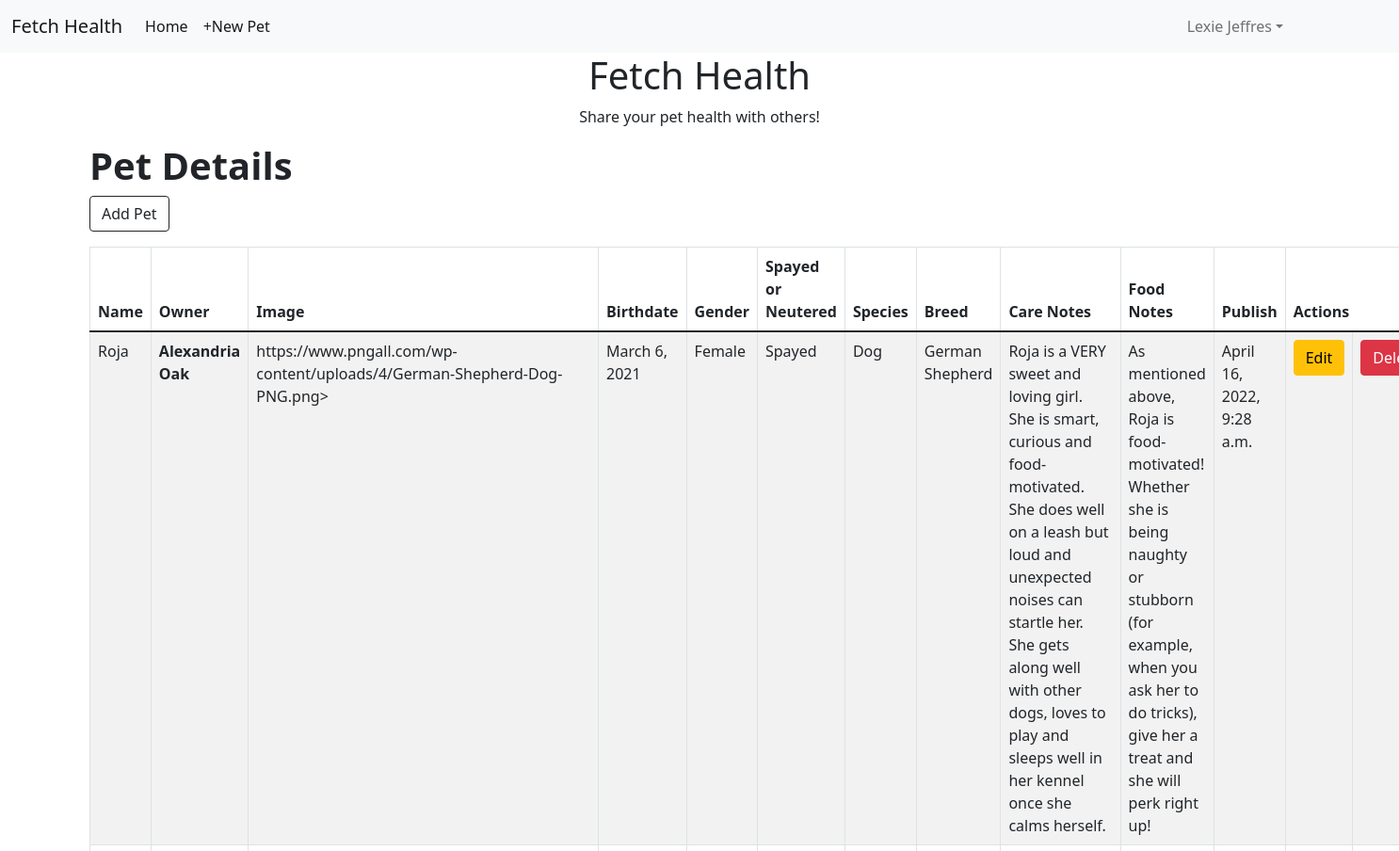
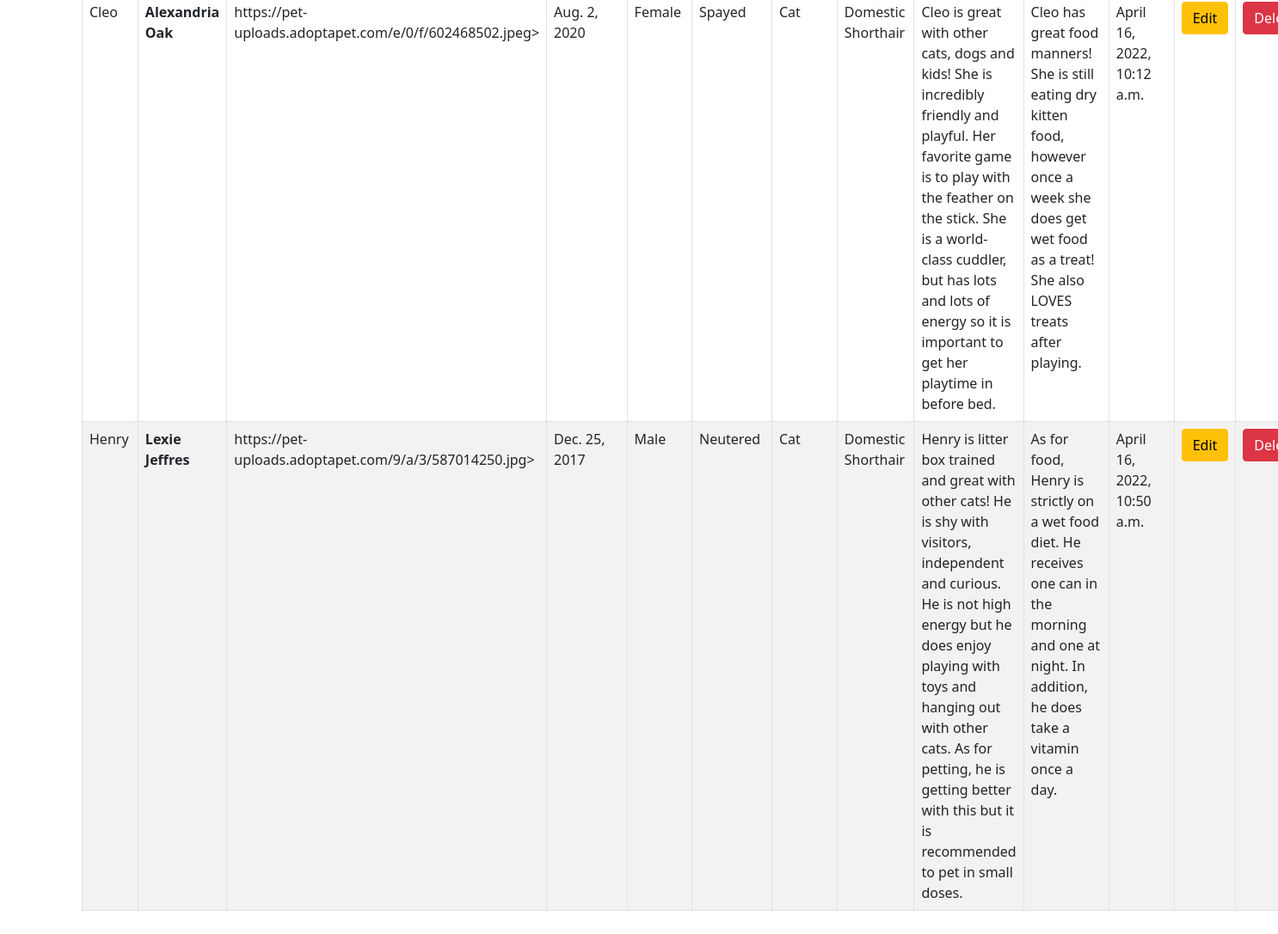
Page /pet_detail (signed in) on the committed database (2 pictures, top to bottom).
### pet/models.py (models this page shows, shortened)
class Pet(models.Model):
    name = models.CharField(max_length=250)
    owner = models.ForeignKey(User, on_delete=models.CASCADE, related_name='pet_posts')
    pet_image = models.URLField()
    birthdate = models.DateField('Birthdate')
    gender = models.CharField(max_length=100, default='')
    spayed_or_neutered = models.CharField(max_length=100, default='')
    species = models.CharField(max_length=100, default='')
    breed = models.CharField(max_length=100, default='')
    care_notes = models.TextField(default='')
    food_notes = models.TextField(default='')
    publish = models.DateTimeField(default=timezone.now)
    created = models.DateTimeField(auto_now_add=True)
    updated = models.DateTimeField(auto_now=True)

### pet/views.py (the view)
# urls.py: path('pet_detail', views.pet_detail, name='pet_detail'),
@login_required
def pet_detail(request):
    posts = Pet.objects.all()
    return render(request, 'pet/pet_detail.html',
                  {'posts': posts})

### templates/Pet/pet_detail.html
{% extends 'pet/base.html' %}
{% load static %}
{% block content %}
    <h1 style="padding-left: -40px; font-weight: bold; margin-top:10px">Pet Details</h1>
    <a href="{% url 'pet:pet_new' %}" class="btn btn-outline-dark"
       role="button">Add Pet</a>
    <section class="py-3">
        <div>
            <table class="table table-striped table-bordered table-hover">
                <thead>
                <tr>
                    <th>Name</th>
                    <th>Owner</th>
                    <th>Image</th>
                    <th>Birthdate</th>
                    <th>Gender</th>
                    <th>Spayed or Neutered</th>
                    <th>Species</th>
                    <th>Breed</th>
                    <th>Care Notes</th>
                    <th>Food Notes</th>
                    <th>Publish</th>
                    <th colspan="3">Actions</th>
                </tr>
                </thead>
                <tbody>
                {% for post in posts %}
                    <tr>
                        <td>{{ post.name }}</td>
                        <th>{{ post.owner.get_full_name }}</th>
                        <td>{{ post.pet_image }}></td>
                        <td>{{ post.birthdate }}</td>
                        <td>{{ post.gender }}</td>
                        <td>{{ post.spayed_or_neutered }}</td>
                        <td>{{ post.species }}</td>
                        <td>{{ post.breed }}</td>
                        <td>{{ post.care_notes }}</td>
                        <td>{{ post.food_notes }}</td>
                        <td>{{ post.publish }}</td>
                        <td><a href="{% url 'pet:pet_edit' pk=post.pk %}"
                               class="btn btn-warning">Edit</a></td>
                        <td><a href="{% url 'pet:pet_delete' pk=post.pk %}"
                               onclick="return confirm('Are you sure you want to delete?')"
                               class="btn btn-danger">Delete</a>
                        </td>
                    </tr>
                {% endfor %}
                </tbody>
            </table>
        </div>
    </section>
{% endblock %}

### templates/Pet/base.html (shortened to what this page needs)
{% load static %}
<!doctype html>
<html lang="en">
<head>
    <link href="https://cdn.jsdelivr.net/npm/bootstrap@5.1.3/dist/css/bootstrap.min.css" rel="stylesheet"
>
</head>
<body>
<nav class="navbar navbar-expand-lg navbar-light bg-light">
    <div class="container-fluid">
        <a class="navbar-brand" href="{% url 'pet:pet_list' %}">Fetch Health</a>
        <div class="collapse navbar-collapse" id="navbarSupportedContent">
            <ul class="navbar-nav col-md-10">
                <li class="nav-item"><a class="nav-link active" aria-current="page"
                                        href="{% url 'pet:pet_list' %}">Home</a></li>
                {% if user.is_authenticated %}
                    <li class="nav-item"><a class="nav-link active" aria-current="page"
                                            href="{% url 'pet:pet_new' %}">+New Pet</a></li>
                {% endif %}
            </ul>
            {% if user.is_authenticated %}
                <ul class="navbar-nav me-auto">
                    <li class="nav-item dropdown">
                        <a class="nav-link dropdown-toggle" id="navbarDropdown" href="#" role="button"
                           data-bs-toggle="dropdown" aria-expanded="false">{{ user.get_full_name }}</a>
                    </li>
                </ul>
            {% endif %}
        </div>
    </div>
</nav>
<header>
    <div class="container">
        <div class="text-center">
            <h1>Fetch Health</h1>
            <p>Share your pet health with others!</p>
        </div>
    </div>
</header>
<section>
    <div class="content container">
        {% block content %}
        {% endblock %}
    </div>
</section>
</body>
</html>

### rows in the picture
Pet: name "Roja", owner.get_full_name "Alexandria Oak", pet_image "https://www.pngall.com/wp-content/uploads/4/German-Shepherd-Dog-PNG.png", birthdate "March 6, 2021", gender "Female", spayed_or_neutered "Spayed", species "Dog", breed "German Shepherd", care_notes "Roja is a VERY sweet and loving girl. She is smart, curious and food-motivated. She does well on a leash but loud and unexpected noises can startle her. She gets along well with other dogs, loves to play and sleeps well in her kennel once she calms herself.", food_notes "As mentioned above, Roja is food-motivated! Whether she is being naughty or stubborn (for example, when you ask her to do tricks), give her a treat and she will perk right up!", publish "April 16, 2022, 9:28 a.m."
Pet: name "Cleo", owner.get_full_name "Alexandria Oak", pet_image "https://pet-uploads.adoptapet.com/e/0/f/602468502.jpeg", birthdate "Aug. 2, 2020", gender "Female", spayed_or_neutered "Spayed", species "Cat", breed "Domestic Shorthair", care_notes "Cleo is great with other cats, dogs and kids! She is incredibly friendly and playful. Her favorite game is to play with the feather on the stick. She is a world-class cuddler, but has lots and lots of energy so it is important to get her playtime in before bed.", food_notes "Cleo has great food manners! She is still eating dry kitten food, however once a week she does get wet food as a treat! She also LOVES treats after playing.", publish "April 16, 2022, 10:12 a.m."
Pet: name "Henry", owner.get_full_name "Lexie Jeffres", pet_image "https://pet-uploads.adoptapet.com/9/a/3/587014250.jpg", birthdate "Dec. 25, 2017", gender "Male", spayed_or_neutered "Neutered", species "Cat", breed "Domestic Shorthair", care_notes "Henry is litter box trained and great with other cats! He is shy with visitors, independent and curious. He is not high energy but he does enjoy playing with toys and hanging out with other cats. As for petting, he is getting better with this but it is recommended to pet in small doses.", food_notes "As for food, Henry is strictly on a wet food diet. He receives one can in the morning and one at night. In addition, he does take a vitamin once a day.", publish "April 16, 2022, 10:50 a.m."

### other values in the picture
{{ user.get_full_name }} "Lexie Jeffres"
